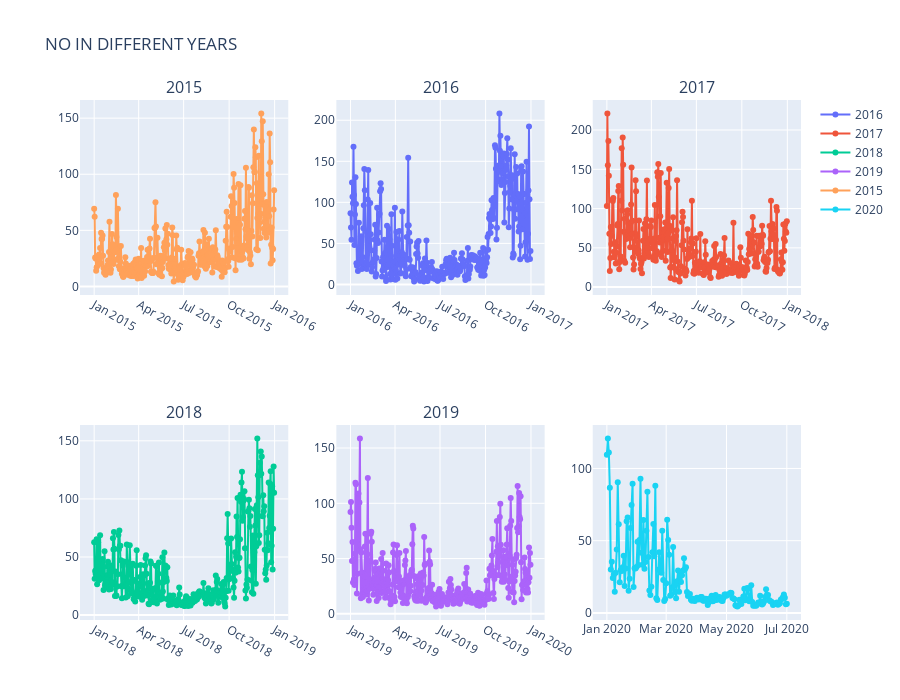

The cell this chart's notebook holds for it:
### Code cell
from plotly.subplots import make_subplots
fig = make_subplots(rows=2, cols=3,subplot_titles=("2015","2016", "2017", "2018","2019"))
fig.add_trace(
    go.Scatter(
    name ="2016",
    mode = "lines+markers",
    y = aqi_level_16.iloc[:,2],
    x = aqi_level_16.iloc[:,1]),
    row = 1 ,col =2)


fig.add_trace(go.Scatter(
    name ="2017",
    mode = "lines+markers",
    y = aqi_level_17.iloc[:,2],
    x = aqi_level_17.iloc[:,1]),
    row=1, col=3
)

    
    


fig.add_trace(go.Scatter(
    name ="2018",
    mode = "lines+markers",
    y = aqi_level_18.iloc[:,2],
    x = aqi_level_18.iloc[:,1]),
    row=2, col=1
)

fig.add_trace(go.Scatter(
    name ="2019",
    mode = "lines+markers",
    y = aqi_level_19.iloc[:,2],
    x = aqi_level_19.iloc[:,1]),
    row=2, col=2
)

fig.add_trace(go.Scatter(
    name ="2015",
    mode = "lines+markers",
    y = aqi_level_15.iloc[:,2],
    x = aqi_level_15.iloc[:,1]),
    row=1, col=1
)
fig.add_trace(go.Scatter(name="2020",
                         mode = "lines+markers", 
                         y = aqi_level_20.iloc[:,2],
                         x = aqi_level_20.iloc[:,1]),
                         row = 2,col = 3)
fig.update_layout(title_text="NO IN DIFFERENT YEARS", height=700)
fig.show()

### Figure 1 — Plotly figure (JSON) as saved in the notebook; plotly's stock layout.template omitted (floating-point values rounded to 4 significant figures; data arrays with more than 128 entries replaced by an {"elided": "..."} marker saying what was removed)
{"data": [{"mode": "lines+markers", "name": "2016", "type": "scatter", "x": {"elided": "366 str values"}, "xaxis": "x2", "y": {"elided": "366 float values"}, "yaxis": "y2"}, {"mode": "lines+markers", "name": "2017", "type": "scatter", "x": {"elided": "365 str values"}, "xaxis": "x3", "y": {"elided": "365 float values"}, "yaxis": "y3"}, {"mode": "lines+markers", "name": "2018", "type": "scatter", "x": {"elided": "365 str values"}, "xaxis": "x4", "y": {"elided": "365 float values"}, "yaxis": "y4"}, {"mode": "lines+markers", "name": "2019", "type": "scatter", "x": {"elided": "365 str values"}, "xaxis": "x5", "y": {"elided": "365 float values"}, "yaxis": "y5"}, {"mode": "lines+markers", "name": "2015", "type": "scatter", "x": {"elided": "365 str values"}, "xaxis": "x", "y": {"elided": "365 float values"}, "yaxis": "y"}, {"mode": "lines+markers", "name": "2020", "type": "scatter", "x": {"elided": "183 str values"}, "xaxis": "x6", "y": {"elided": "183 float values"}, "yaxis": "y6"}], "layout": {"annotations": [{"font": {"size": 16}, "showarrow": false, "text": "2015", "x": 0.1444, "xanchor": "center", "xref": "paper", "y": 1, "yanchor": "bottom", "yref": "paper"}, {"font": {"size": 16}, "showarrow": false, "text": "2016", "x": 0.5, "xanchor": "center", "xref": "paper", "y": 1, "yanchor": "bottom", "yref": "paper"}, {"font": {"size": 16}, "showarrow": false, "text": "2017", "x": 0.8556, "xanchor": "center", "xref": "paper", "y": 1, "yanchor": "bottom", "yref": "paper"}, {"font": {"size": 16}, "showarrow": false, "text": "2018", "x": 0.1444, "xanchor": "center", "xref": "paper", "y": 0.375, "yanchor": "bottom", "yref": "paper"}, {"font": {"size": 16}, "showarrow": false, "text": "2019", "x": 0.5, "xanchor": "center", "xref": "paper", "y": 0.375, "yanchor": "bottom", "yref": "paper"}], "height": 700, "title": {"text": "NO IN DIFFERENT YEARS"}, "xaxis": {"anchor": "y", "domain": [0, 0.2889]}, "xaxis2": {"anchor": "y2", "domain": [0.3556, 0.6444]}, "xaxis3": {"anchor": "y3", "domain": [0.7111, 1]}, "xaxis4": {"anchor": "y4", "domain": [0, 0.2889]}, "xaxis5": {"anchor": "y5", "domain": [0.3556, 0.6444]}, "xaxis6": {"anchor": "y6", "domain": [0.7111, 1]}, "yaxis": {"anchor": "x", "domain": [0.625, 1]}, "yaxis2": {"anchor": "x2", "domain": [0.625, 1]}, "yaxis3": {"anchor": "x3", "domain": [0.625, 1]}, "yaxis4": {"anchor": "x4", "domain": [0, 0.375]}, "yaxis5": {"anchor": "x5", "domain": [0, 0.375]}, "yaxis6": {"anchor": "x6", "domain": [0, 0.375]}}}
